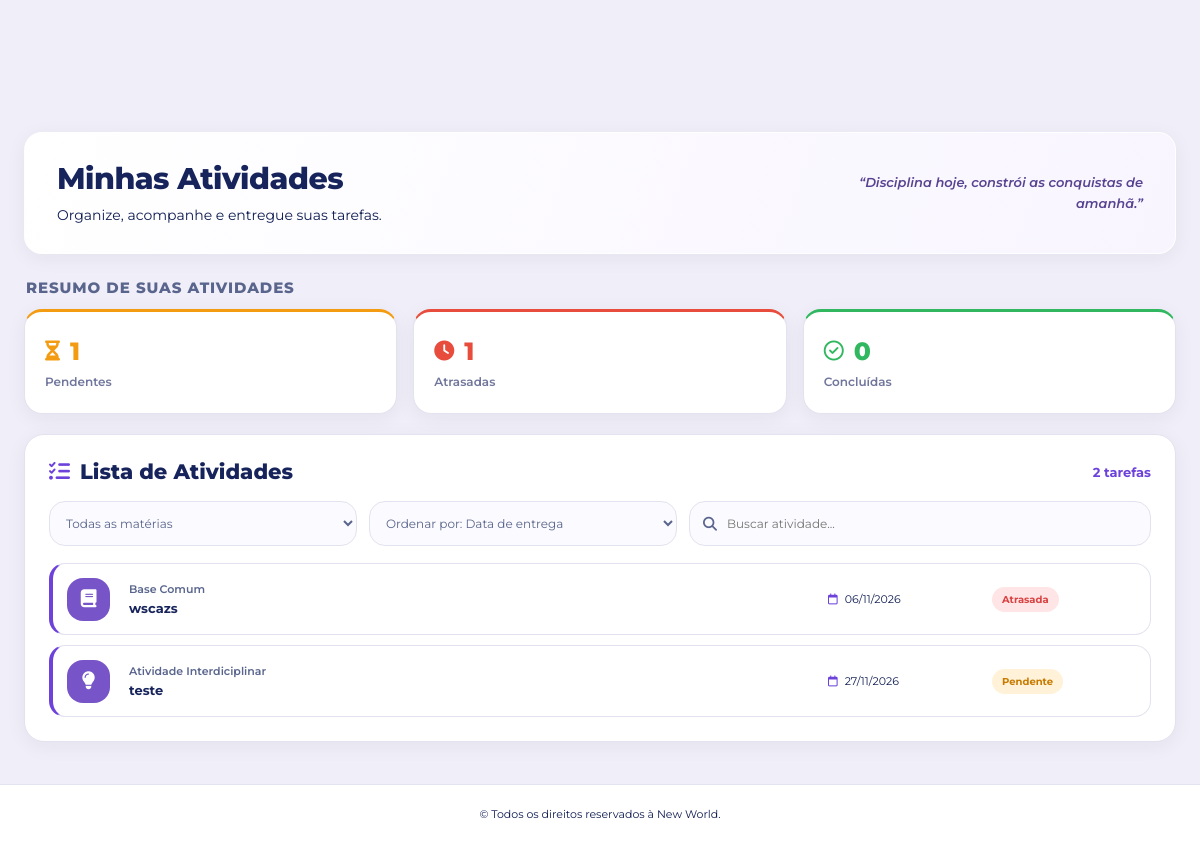
/atividades.php (signed in), run on the app's committed database.
### tables this page shows
CREATE TABLE `atividades` (
  `id` int(10) UNSIGNED NOT NULL,
  `turma_disciplina_id` int(10) UNSIGNED NOT NULL,
  `criador_id` int(10) UNSIGNED NOT NULL,
  `bimestre` tinyint(3) UNSIGNED DEFAULT NULL,
  `titulo` varchar(150) NOT NULL,
  `descricao` text DEFAULT NULL,
  `tipo` enum('tarefa','trabalho','prova','quiz','projeto','leitura') NOT NULL DEFAULT 'tarefa',
  `status` enum('rascunho','publicada','encerrada') NOT NULL DEFAULT 'rascunho',
  `data_limite` datetime DEFAULT NULL,
  `criada_em` datetime NOT NULL DEFAULT current_timestamp(),
  `atualizada_em` datetime NOT NULL DEFAULT current_timestamp() ON UPDATE current_timestamp(),
  `em_grupo` tinyint(1) DEFAULT 0
);

CREATE TABLE `disciplinas` (
  `id` int(10) UNSIGNED NOT NULL,
  `nome` varchar(80) NOT NULL,
  `cor_hex` char(7) NOT NULL DEFAULT '#6B5CC5'
);

### Settings/auth.php (called while the page is built, shortened)
<?php
function e(?string $value): string
{
    return htmlspecialchars($value ?? '', ENT_QUOTES | ENT_SUBSTITUTE, 'UTF-8');
}

### atividades.php (the view, shortened to what this page needs)
<?php
require_once __DIR__ . '/Settings/auth.php';
$alunoId = (int) ($_SESSION['user_id'] ?? 0);
$erroAtividades = '';
$atividades = [];
$totalPendentes = 0;
$totalAtrasadas = 0;
$totalConcluidas = 0;
try {
    $pdo = db();
$sql = "
    SELECT
        a.id,
        a.titulo,
        a.descricao,
        a.tipo,
        a.data_limite,
        d.nome AS disciplina,
        d.cor_hex,
        e.atividade_id AS atividade_concluida
    FROM atividades a
    INNER JOIN turma_disciplinas td
        ON td.id = a.turma_disciplina_id
    INNER JOIN disciplinas d
        ON d.id = td.disciplina_id
    INNER JOIN turma_membros tm
        ON tm.turma_id = td.turma_id
    LEFT JOIN entregas e
        ON e.atividade_id = a.id
       AND e.aluno_id = tm.aluno_id
    WHERE tm.aluno_id = :aluno_id
      AND a.status = 'publicada'
    ORDER BY
        a.data_limite IS NULL ASC,
        a.data_limite ASC,
        a.id DESC
";
$stmt = $pdo->prepare($sql);
$stmt->execute([
    ':aluno_id' => $alunoId
]);
$resultados = $stmt->fetchAll(PDO::FETCH_ASSOC);
    $stmt = $pdo->prepare($sql);
    $stmt->execute(['aluno_id' => $alunoId]);
    $resultados = $stmt->fetchAll(PDO::FETCH_ASSOC);
foreach ($resultados as $atividade) {
    if ($atividade['atividade_concluida'] !== null) {
        $status = 'concluida';
        $totalConcluidas++;
    } elseif (
        !empty($atividade['data_limite']) &&
        strtotime($atividade['data_limite']) < time()
    ) {
        $status = 'atrasada';
        $totalAtrasadas++;
    } else {
        $status = 'pendente';
        $totalPendentes++;
    }
    $atividade['status_calculado'] = $status;
    $atividades[] = $atividade;
}
} catch (Throwable $e) {
    error_log('[REPRE] Erro ao carregar atividades: ' . $e->getMessage());
    $erroAtividades = 'Erro ao carregar: ' . $e->getMessage();
}
function formatarDataAtividade(?string $data): string
{
    $timestamp = strtotime($data);
    return $timestamp === false
        ? 'Data indisponível'
        : date('d/m/Y', $timestamp);
}
function iconeAtividade(string $tipo): string
{
    $icones = [
        'tarefa' => 'fa-list-check',
        'trabalho' => 'fa-book',
        'prova' => 'fa-file-pen',
        'quiz' => 'fa-circle-question',
        'projeto' => 'fa-lightbulb',
        'leitura' => 'fa-book-open'
    ];
    return $icones[$tipo] ?? 'fa-book';
}
?>
<!doctype html>
<html lang="pt-BR">
<head>
    <link rel="stylesheet" href="/Styles/atividades.css">
  <link rel="stylesheet" href="Styles/root.css">
    <link
        rel="stylesheet"
        href="https://cdnjs.cloudflare.com/ajax/libs/font-awesome/6.7.2/css/all.min.css"
    >
</head>
<body class="pagina-atividades">
        <main class="content">
            <section class="page-welcome">
                <div class="welcome-text">
                    <h1>
                        Minhas Atividades
                    </h1>
                    <p>
                        Organize, acompanhe e entregue suas tarefas.
                    </p>
                </div>
                <div class="citacao">
                    “Disciplina hoje,
                    constrói as conquistas de amanhã.”
                </div>
            </section>
            <section class="summary-section">
                <h2 class="section-title">
                    Resumo de suas Atividades
                </h2>
<div class="summary-inner">
    <div class="summary-card yellow">
        <span class="summary-card-num">
            <i class="fa-solid fa-hourglass-half"></i>
            <?= $totalPendentes ?>
        </span>
        <span class="summary-card-label">Pendentes</span>
    </div>
    <div class="summary-card red">
        <span class="summary-card-num">
            <i class="fa-solid fa-clock"></i>
            <?= $totalAtrasadas ?>
        </span>
        <span class="summary-card-label">Atrasadas</span>
    </div>
    <div class="summary-card green">
        <span class="summary-card-num">
            <i class="fa-regular fa-circle-check"></i>
            <?= $totalConcluidas ?>
        </span>
        <span class="summary-card-label">Concluídas</span>
    </div>
</div>
            </section>
            <section class="activities-section">
                <div class="activities-header">
                    <div class="activities-title">
                        <i class="fa-solid fa-list-check"></i>
                        <h2>
                            Lista de Atividades
                        </h2>
                    </div>
                    <span class="activities-counter">
                    </span>
                </div>
                <div class="filters">
<select id="filter-subjects">
    <option value="all">Todas as matérias</option>
</select>
                    <select id="order-activities">
                        <option value="date">
                            Ordenar por: Data de entrega
                        </option>
                    </select>
                    <div class="search-box">
                        <i class="fa-solid fa-magnifying-glass"></i>
                        <input
                            id="search-activity"
                            type="search"
                            placeholder="Buscar atividade..."
                        >
                    </div>
                </div>
<div id="cards-container">
    <?php if ($erroAtividades !== ''): ?>
        <p role="alert"><?= e($erroAtividades) ?></p>
    <?php elseif (empty($atividades)): ?>
        <p>Você ainda não possui atividades publicadas para sua turma.</p>
    <?php else: ?>
        <?php foreach ($atividades as $atividade): ?>
            <?php
            $status = $atividade['status_calculado'];
            $classesStatus = [
                'pendente' => 'pending',
                'atrasada' => 'late',
                'concluida' => 'completed'
            ];
            $rotulosStatus = [
                'pendente' => 'Pendente',
                'atrasada' => 'Atrasada',
                'concluida' => 'Concluída'
            ];
            ?>
            <article
    class="activity-card"
    style="cursor: pointer;"
    onclick="window.location.href='detalhesAtividade.php?id=<?= (int) $atividade['id'] ?>'"
    data-materia="<?= e($atividade['disciplina']) ?>"
    data-data="<?= e($atividade['data_limite'] ?? '') ?>"
    data-status="<?= e($rotulosStatus[$status]) ?>"
>
    <div class="activity-icon purple">
        <i class="fa-solid <?= e(iconeAtividade($atividade['tipo'])) ?>"></i>
    </div>
    <div class="activity-info">
        <span class="activity-subject">
            <?= e($atividade['disciplina']) ?>
        </span>
        <h3><?= e($atividade['titulo']) ?></h3>
    </div>
    <div class="activity-date">
        <i class="fa-regular fa-calendar"></i>
        <?= e(formatarDataAtividade($atividade['data_limite'])) ?>
    </div>
    <span class="activity-status <?= e($classesStatus[$status]) ?>">
        <?= e($rotulosStatus[$status]) ?>
    </span>
</article>
        <?php endforeach; ?>
    <?php endif; ?>
</div>
            </section>
        </main>
        <footer class="footer">
            © Todos os direitos reservados à New World.
        </footer>
</body>
</html>

### Styles/root.css (style rules this page uses)
:root { --main-purple: #584391; --brand-purple: rgba(109, 66, 219, 1); --light-purple: #7351df; --soft-purple: #f1edff; --title-blue: #17245c; --text-blue: #101d52; --secondary-blue: #59658c; --background: #f0eef8; --white: #ffffff; --border: #e2e3ef; --shadow: 0 4px 20px rgba(31, 37, 70, .06); --shadow-hover: 0 8px 28px rgba(109, 66, 219, .12); --button-shadow: 0 6px 20px rgba(88, 67, 145, 0.3); --radius: 14px; --input-radius: 16px; --card-radius: 18px; --large-radius: 20px; --pill-radius: 100px; }

### data on the page
atividades: disciplinas.nome "Base Comum", titulo "wscazs", data_limite "06/11/2026", status "Atrasada"
atividades: disciplinas.nome "Atividade Interdiciplinar", titulo "teste", data_limite "27/11/2026", status "Pendente"

### other printed values
$totalPendentes "1"
$totalAtrasadas "1"
$totalConcluidas "0"
